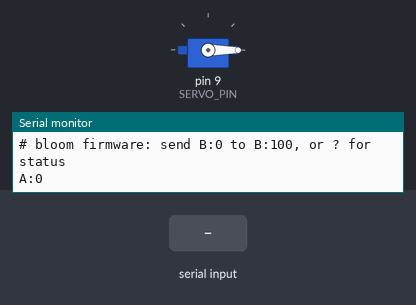
Bench run of a sketch on a simulated Arduino Uno, built with avr-gcc and run on an emulated ATmega328P. On the bench: servo, the last lines printed to the serial monitor. Inputs (shaded band) come from the test bench.

Above: at 1.2 s.
1.3 s: "B:57\n" received over Serial
At 1.78 s:
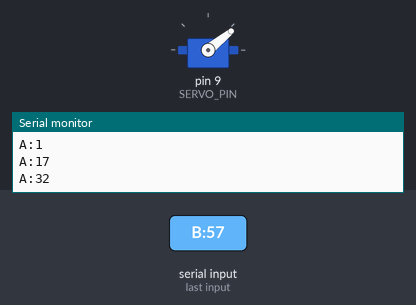
At 2.73 s:
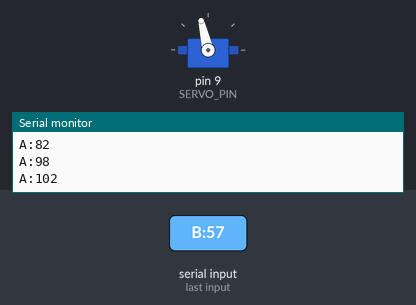
4.3 s: "?\n" received over Serial
5.8 s: "90,45\n" received over Serial
Timing chart, 0 to 8.8 s (numbered marks = the images above; inputs shaded):
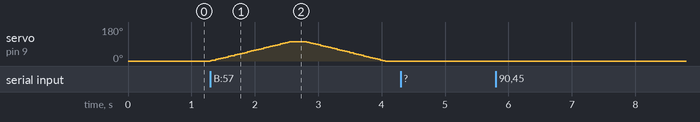

Measured:
- after the input at 1.3 s, servo on pin 9 (SERVO_PIN): rises from 0° to 103° in 1.3 s, then falls to 0° in 1.5 s

The sketch:

bloom.ino
```cpp
/*
  bloom.ino  —  Gesture Bloom firmware (Phase 3 onward)
  ------------------------------------------------------------------
  What it is:   The real firmware. The Uno listens for text lines like
                "B:57" (bloom 57%) and moves the flower there smoothly.
  Why it exists: Anything can send those lines: you in the Serial
                Monitor today, the browser slider in phase 4, your hand
                in phase 7. The Uno doesn't care where they come from.
  How it fits:  The Uno owns everything physical: the safe pulse
                window, the flower's closed/open range, the speed
                limit, and what happens when messages stop (the
                watchdog closes the flower). The browser only ever says
                "how open", never "which angle", so no bug in the page
                can push the servo past the flower's limits.

  Protocol (details in docs/protocol.md), one line each, ending in \n:
    in:   B:<0-100>     target bloom percent (out of range → clamped)
          ?             print status (for humans)
    out:  READY         once at boot; the browser waits for this
          A:<degrees>   current servo angle, when it changes
          ERR:<text>    a line that couldn't be understood
          # <text>      human-readable notes; the browser ignores them

  All tunable numbers live in config.h (the second tab).
  ------------------------------------------------------------------
*/

#include <Servo.h>
#include "config.h"

// ---------- States -------------------------------------------------
// Plain numbers rather than a custom enum type: the Arduino IDE's
// auto-generated function prototypes break when a function signature
// uses a custom type (see docs/gotchas.md), and enterState() takes one.
const uint8_t STATE_WAITING = 0;    // no one talking; flower closed
const uint8_t STATE_FOLLOWING = 1;  // receiving B messages
const uint8_t STATE_CLOSING = 2;    // messages stopped; easing closed

uint8_t state = STATE_WAITING;

// ---------- Other state --------------------------------------------
Servo servo;
int currentUs = CLOSED_US;          // pulse being sent now
int targetUs = CLOSED_US;           // where we're heading
int bloomPercent = 0;               // last accepted B value

unsigned long lastMessageAt = 0;    // millis() of the last valid B line
unsigned long lastStepAt = 0;
unsigned long lastReportAt = 0;
int lastReportedUs = -1;            // -1 = nothing reported yet

char lineBuffer[LINE_MAX];
uint8_t lineLength = 0;
bool lineTooLong = false;           // did the current line overflow?

// ---------- Helpers ------------------------------------------------

// Bloom percent (0–100) → pulse width, inside the flower's range and
// always inside the hard safety window.
int bloomToPulse(int percent) {
  long us = map(percent, 0, 100, CLOSED_US, OPEN_US);
  if (us < PULSE_MIN) us = PULSE_MIN;
  if (us > PULSE_MAX) us = PULSE_MAX;
  return (int)us;
}

// Pulse width → degrees (0–180), for reporting.
int pulseToDegrees(int us) {
  return (int)map(us, PULSE_MIN, PULSE_MAX, 0, 180);
}

const __FlashStringHelper *stateName(uint8_t s) {
  if (s == STATE_FOLLOWING) return F("FOLLOWING");
  if (s == STATE_CLOSING) return F("CLOSING");
  return F("WAITING");
}

// Every state change goes through here, so it's always announced.
void enterState(uint8_t newState) {
  if (newState == state) return;
  state = newState;
  Serial.print(F("# state "));
  Serial.println(stateName(state));
}

void printStatus() {
  Serial.print(F("# state="));
  Serial.print(stateName(state));
  Serial.print(F(" bloom="));
  Serial.print(bloomPercent);
  Serial.print(F("% pulse="));
  Serial.print(currentUs);
  Serial.print(F("us target="));
  Serial.print(targetUs);
  Serial.print(F("us angle="));
  Serial.println(pulseToDegrees(currentUs));
}

// ---------- Handling one complete line -----------------------------

void handleLine(const char *line) {
  if (line[0] == '\0') return;               // ignore empty lines

  if (line[0] == '?' && line[1] == '\0') {
    printStatus();
    return;
  }

  // Expect exactly "B:" followed by digits.
  if (line[0] != 'B' || line[1] != ':') {
    Serial.print(F("ERR:unknown "));
    Serial.println(line);
    return;
  }

  const char *digits = line + 2;
  if (*digits == '\0') {
    Serial.println(F("ERR:missing number"));
    return;
  }
  for (const char *c = digits; *c != '\0'; c++) {
    if (*c < '0' || *c > '9') {              // no signs, spaces or letters
      Serial.print(F("ERR:bad number "));
      Serial.println(line);
      return;
    }
  }

  long value = strtol(digits, NULL, 10);
  if (value > 100) {
    value = 100;
    Serial.println(F("# clamped to 100"));
  }

  // A valid message: follow it and reset the watchdog.
  bloomPercent = (int)value;
  targetUs = bloomToPulse(bloomPercent);
  lastMessageAt = millis();
  enterState(STATE_FOLLOWING);
}

// ---------- Reading serial lines (from phase 0) --------------------

void readSerialLines() {
  while (Serial.available() > 0) {
    char c = Serial.read();
    if (c == '\r') continue;

    if (c == '\n') {
      if (lineTooLong) {
        Serial.println(F("ERR:line too long"));
      } else {
        lineBuffer[lineLength] = '\0';
        handleLine(lineBuffer);
      }
      lineLength = 0;
      lineTooLong = false;
    } else if (lineLength < LINE_MAX - 1) {
      lineBuffer[lineLength] = c;
      lineLength++;
    } else {
      lineTooLong = true;   // reject the whole line rather than act on half of it
    }
  }
}

// ---------- Watchdog -----------------------------------------------

void checkWatchdog() {
  if (state != STATE_FOLLOWING) return;
  if (millis() - lastMessageAt >= WATCHDOG_MS) {
    bloomPercent = 0;
    targetUs = CLOSED_US;
    enterState(STATE_CLOSING);
  }
}

// ---------- Speed-limited movement (from phases 1 and 2) -----------

void updateServo() {
  unsigned long now = millis();
  if (now - lastStepAt < STEP_INTERVAL_MS) return;
  lastStepAt = now;

  int stepUs = (int)((long)SPEED_US_PER_SEC * STEP_INTERVAL_MS / 1000);
  int difference = targetUs - currentUs;
  if (difference > stepUs) difference = stepUs;
  if (difference < -stepUs) difference = -stepUs;

  if (difference != 0) {
    currentUs += difference;
    servo.writeMicroseconds(currentUs);
  } else if (state == STATE_CLOSING) {
    enterState(STATE_WAITING);               // fully closed: rest
  }
}

// ---------- Reporting the angle ------------------------------------

void reportAngle() {
  unsigned long now = millis();
  if (now - lastReportAt < REPORT_INTERVAL_MS) return;
  if (currentUs == lastReportedUs) return;   // nothing new to say
  lastReportAt = now;
  lastReportedUs = currentUs;
  Serial.print(F("A:"));
  Serial.println(pulseToDegrees(currentUs));
}

// ---------- Setup and loop -----------------------------------------

void setup() {
  Serial.begin(BAUD_RATE);

  // Start closed. The servo's real position is unknown after a reset,
  // so this first move is a quick jump to closed, the flower's resting shape.
  servo.writeMicroseconds(CLOSED_US);
  servo.attach(SERVO_PIN, PULSE_MIN, PULSE_MAX);

  Serial.println(F("READY"));
  Serial.println(F("# bloom firmware: send B:0 to B:100, or ? for status"));
}

void loop() {
  readSerialLines();
  checkWatchdog();
  updateServo();
  reportAngle();
}
```

config.h
```cpp
/*
  config.h  —  Gesture Bloom firmware settings
  ------------------------------------------------------------------
  Every number you might want to tune lives here, so bloom.ino never
  needs editing just to adjust the flower. This file sits in the same
  folder as bloom.ino and shows up as a second tab in the Arduino IDE.
  ------------------------------------------------------------------
*/

#pragma once   // include this file only once, even if referenced twice

// ---------- Pins and serial ----------------------------------------
const uint8_t SERVO_PIN = 9;             // servo orange wire
const unsigned long BAUD_RATE = 115200;  // must match the browser later

// ---------- Hard safety window (from your phase 1 results) ---------
// The servo is NEVER sent a pulse outside this range, whatever arrives.
const int PULSE_MIN = 500;
const int PULSE_MAX = 2500;

// ---------- The flower's range -------------------------------------
// Pulse widths for a fully closed and a fully open flower.
// PLACEHOLDERS: a safe middle chunk of the servo's range. In phase 5
// you'll find the real values with the browser slider and put them here.
// CLOSED_US may be larger than OPEN_US if your mechanism winds the
// other way; the maths handles either direction.
const int CLOSED_US = 500;
const int OPEN_US = 2500;

// ---------- Motion -------------------------------------------------
// Maximum change in pulse width per second. 900 µs/s ≈ 81°/s.
// Your phase 1 test showed faster moves make the Uno's 5V sag,
// so stay moderate while the servo runs on Uno power.
const int SPEED_US_PER_SEC = 900;
const unsigned long STEP_INTERVAL_MS = 20;   // one step per servo pulse

// ---------- Timing -------------------------------------------------
// If no valid message arrives for this long, the flower eases closed.
// The browser sends a keep-alive at least every 500 ms, so 1500 ms
// means three missed messages in a row.
const unsigned long WATCHDOG_MS = 1500;

// How often the current angle is reported back (only when it changed).
const unsigned long REPORT_INTERVAL_MS = 200;

// Longest line we accept. "B:100" is 5 characters; 16 leaves headroom.
const uint8_t LINE_MAX = 16;
```
